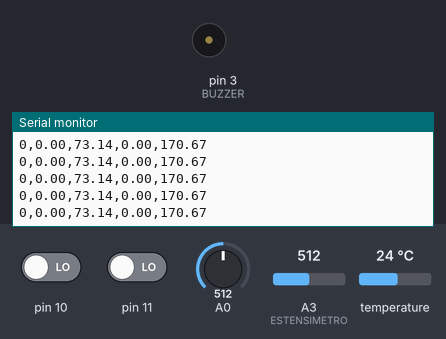
The sketch below on a simulated Arduino Uno, built with avr-gcc and run on an emulated ATmega328P. Parts: buzzer (waves = sounding, pin HIGH), the last lines printed to the serial monitor. The inputs (shaded band) are chosen by the test bench; at power-on: A3 (ESTENSIMETRO) = 512, pin 10 LOW, pin 11 LOW, A0 = 512, temperature 24 °C.

Above: at 1.2 s.
1.3 s: A3 (ESTENSIMETRO) set to 682
At 2.1 s:
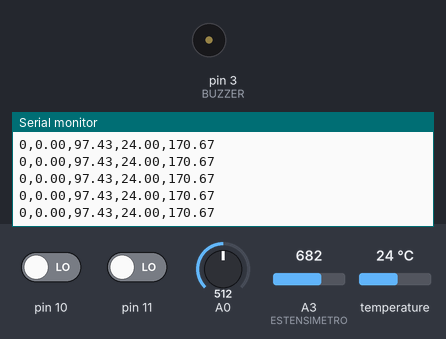
2.8 s: A3 (ESTENSIMETRO) set to 718
At 5.2 s:
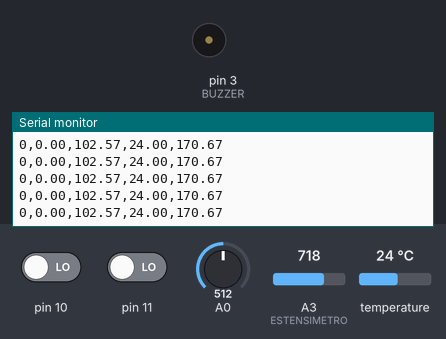
Timing chart, 0 to 6.7 s (numbered marks = the images above; inputs shaded):
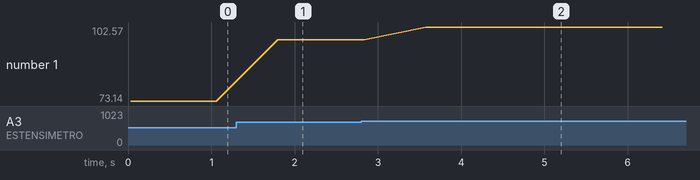

The sketch:

Monitor_TI.ino
```cpp
#include <Wire.h>
#include "MAX30100_PulseOximeter.h"
#include <OneWire.h>
#include <DallasTemperature.h>

#define REPORTING_PERIOD_MS     1000

// DEFINIZIONE PIN
#define BUZZER 3
#define ESTENSIMETRO A3
#define TEMPERATURA 5

// PULSOSSIMETRO
//PulseOximeter pox;
uint32_t tsLastReport = 0;

// TEMPERATURA
OneWire oneWire(TEMPERATURA);
DallasTemperature temperature_sensors(&oneWire);
float temperature;
float o2=0;
int hr=0;
float ecg;

// Callback (registered below) fired when a pulse is detected
void onBeatDetected()
{
    tone(BUZZER, 1000);
    delay(200);
    noTone(BUZZER);
}

void setup()
{
    Serial.begin(9600);

    // PIN MODE
    pinMode(BUZZER, OUTPUT);

    // SENSORE TEMPERATURA
    temperature_sensors.begin();
    /*
    // Initialize the PulseOximeter instance
    Serial.print("Initializing pulse oximeter..");
    if (!pox.begin()) {
        //Serial.println("FAILED");
        for(;;);
    } else {
        //Serial.println("SUCCESS");
    }

    //pox.setOnBeatDetectedCallback(onBeatDetected);
    */
}

void loop()
{
    //pox.update();
    if (millis() - tsLastReport > REPORTING_PERIOD_MS) {

        // TEMPERATURA
        temperature_sensors.requestTemperatures(); // Command to get temperature readings
        temperature = temperature_sensors.getTempCByIndex(0);

        // PULSOSSIMETRO
        //hr = (int)pox.getHeartRate();
        //o2 = (float)pox.getSpO2();

        tsLastReport = millis();
    }

    // ESTENSIMETRO
    float estensimetro_value = analogRead(ESTENSIMETRO)/7.0;
    delay(10);

    if((digitalRead(10) == 1)||(digitalRead(11) == 1)){
      //Serial.println('!');
    }
    else{
    // send the value of analog input 0:
    ecg = analogRead(A0)/3.0;
    }
    delay(5);


    // HR,O2, estensimetro
    Serial.print(hr);
    Serial.print(",");
    Serial.print(o2);
    Serial.print(",");
    Serial.print(estensimetro_value);
    Serial.print(",");
    Serial.print(temperature);
    Serial.print(",");
    Serial.println(ecg);


}
```

Measured:
- after the input at 1.3 s, the serial monitor: prints a new line after 0.50 s (image 1)
- after the input at 2.8 s, the serial monitor: prints a new line after 0.78 s (image 2)
- plotted number 1: 73.14 → 97.43 after the input at 1.3 s, 97.43 → 102.57 after the input at 2.8 s
